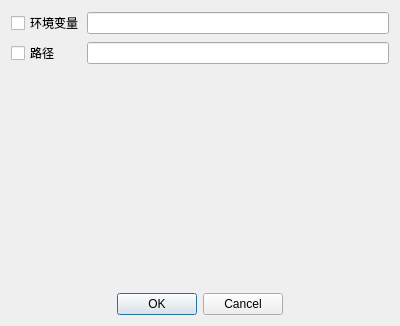
<?xml version="1.0" encoding="UTF-8"?>
<ui version="4.0">
 <class>SetupDialogClass</class>
 <widget class="QDialog" name="SetupDialogClass">
  <property name="geometry">
   <rect>
    <x>0</x>
    <y>0</y>
    <width>400</width>
    <height>326</height>
   </rect>
  </property>
  <property name="windowTitle">
   <string>SetupDialog</string>
  </property>
  <layout class="QVBoxLayout" name="verticalLayout_2">
   <item>
    <layout class="QVBoxLayout" name="verticalLayout">
     <item>
      <layout class="QHBoxLayout" name="horizontalLayout">
       <item>
        <widget class="QCheckBox" name="variableCheckBox">
         <property name="minimumSize">
          <size>
           <width>70</width>
           <height>0</height>
          </size>
         </property>
         <property name="maximumSize">
          <size>
           <width>70</width>
           <height>16777215</height>
          </size>
         </property>
         <property name="text">
          <string>环境变量</string>
         </property>
         <property name="tristate">
          <bool>false</bool>
         </property>
        </widget>
       </item>
       <item>
        <widget class="QLineEdit" name="variableLineEdit"/>
       </item>
      </layout>
     </item>
     <item>
      <layout class="QHBoxLayout" name="horizontalLayout_2">
       <item>
        <widget class="QCheckBox" name="pathCheckBox">
         <property name="minimumSize">
          <size>
           <width>70</width>
           <height>0</height>
          </size>
         </property>
         <property name="maximumSize">
          <size>
           <width>70</width>
           <height>16777215</height>
          </size>
         </property>
         <property name="text">
          <string>路径      </string>
         </property>
         <property name="tristate">
          <bool>false</bool>
         </property>
        </widget>
       </item>
       <item>
        <widget class="QLineEdit" name="pathLineEdit"/>
       </item>
      </layout>
     </item>
    </layout>
   </item>
   <item>
    <spacer name="verticalSpacer">
     <property name="orientation">
      <enum>Qt::Vertical</enum>
     </property>
     <property name="sizeHint" stdset="0">
      <size>
       <width>20</width>
       <height>237</height>
      </size>
     </property>
    </spacer>
   </item>
   <item>
    <layout class="QHBoxLayout" name="horizontalLayout_3">
     <item>
      <spacer name="horizontalSpacer">
       <property name="orientation">
        <enum>Qt::Horizontal</enum>
       </property>
       <property name="sizeHint" stdset="0">
        <size>
         <width>40</width>
         <height>20</height>
        </size>
       </property>
      </spacer>
     </item>
     <item>
      <widget class="QDialogButtonBox" name="buttonBox">
       <property name="standardButtons">
        <set>QDialogButtonBox::Cancel|QDialogButtonBox::Ok</set>
       </property>
      </widget>
     </item>
     <item>
      <spacer name="horizontalSpacer_2">
       <property name="orientation">
        <enum>Qt::Horizontal</enum>
       </property>
       <property name="sizeHint" stdset="0">
        <size>
         <width>40</width>
         <height>20</height>
        </size>
       </property>
      </spacer>
     </item>
    </layout>
   </item>
  </layout>
 </widget>
 <layoutdefault spacing="6" margin="11"/>
 <resources/>
 <connections/>
</ui>
